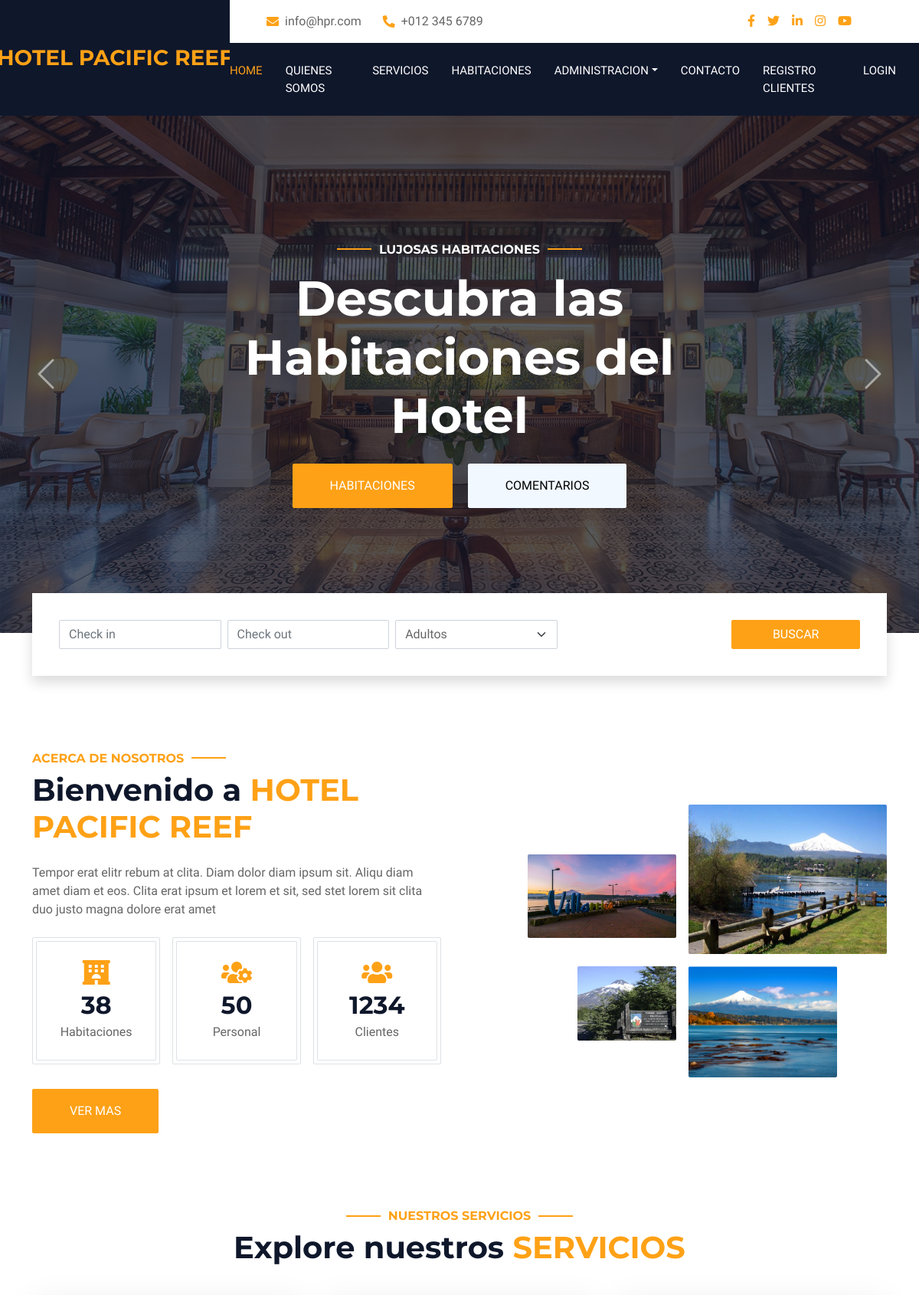
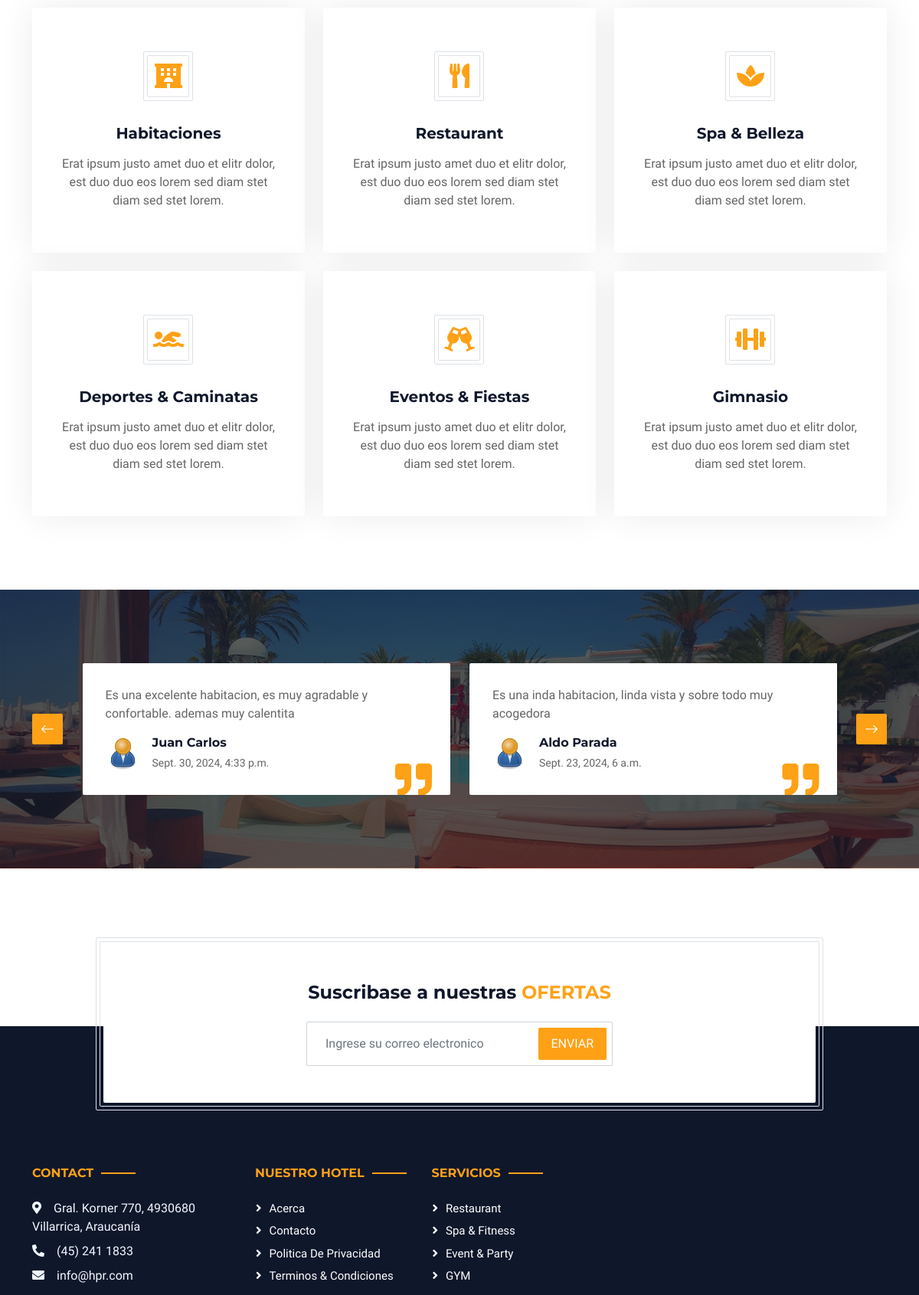
The page / (upper part) on the database its author committed (2 pictures, top to bottom).
### web/models.py (models this page shows)
class Comentario(models.Model):
    id_comen = models.AutoField(primary_key=True)
    id_h = models.ForeignKey(Habitacion, models.DO_NOTHING, db_column='id_h' )
    fecha_creacion = models.DateTimeField()
    nombre=models.CharField(max_length=45 )
    correo = models.CharField(max_length=120 )
    comentario = models.CharField(max_length=220 )
    class Meta:
        db_table = 'comentario'

### web/views.py (the view)
# urls.py: path('', inicio,name='INICIO'),
def inicio(request):
    request.session["datos"]=""
    x={}
    comentarios=Comentario.objects.all()
    mensaje={'comentarios':comentarios}
    return render(request,"index.html",mensaje)

### web/templates/index.html (shortened to what this page needs)
{% extends "base.html" %}
{% load static %}
{% block contenido %}
        <div class="container-fluid booking pb-5 wow fadeIn" data-wow-delay="0.1s">
            <div class="container">
                <div class="bg-white shadow" style="padding: 35px;">
                    <div class="row g-2">
                        <div class="col-md-10">
                            <div class="row g-2">
                                <div class="col-md-3">
                                    <div class="date" id="date1" data-target-input="nearest">
                                        <input type="text" class="form-control datetimepicker-input"
                                            placeholder="Check in" data-target="#date1" data-toggle="datetimepicker" />
                                    </div>
                                </div>
                                <div class="col-md-3">
                                    <div class="date" id="date2" data-target-input="nearest">
                                        <input type="text" class="form-control datetimepicker-input" placeholder="Check out" data-target="#date2" data-toggle="datetimepicker"/>
                                    </div>
                                </div>
                                <div class="col-md-3">
                                    <select class="form-select">
                                        <option selected>Adultos {{valor}}</option>
                                    </select>
                                </div>
                            </div>
                        </div>
                        <div class="col-md-2">
                            <button class="btn btn-primary w-100">Buscar</button>
                        </div>
                    </div>
                </div>
            </div>
        </div>
        <div class="container-xxl py-5">
            <div class="container">
                <div class="row g-5 align-items-center">
                    <div class="col-lg-6">
                        <h6 class="section-title text-start text-primary text-uppercase">Acerca de Nosotros</h6>
                        <h1 class="mb-4">Bienvenido a  <span class="text-primary text-uppercase">Hotel Pacific Reef</span></h1>
                        <p class="mb-4">Tempor erat elitr rebum at clita. Diam dolor diam ipsum sit. Aliqu diam amet diam et eos. Clita erat ipsum et lorem et sit, sed stet lorem sit clita duo justo magna dolore erat amet</p>
                        <div class="row g-3 pb-4">
                            <div class="col-sm-4 wow fadeIn" data-wow-delay="0.1s">
                                <div class="border rounded p-1">
                                    <div class="border rounded text-center p-4">
                                        <i class="fa fa-hotel fa-2x text-primary mb-2"></i>
                                        <h2 class="mb-1" data-toggle="counter-up">38</h2>
                                        <p class="mb-0">Habitaciones</p>
                                    </div>
                                </div>
                            </div>
                            <div class="col-sm-4 wow fadeIn" data-wow-delay="0.3s">
                                <div class="border rounded p-1">
                                    <div class="border rounded text-center p-4">
                                        <i class="fa fa-users-cog fa-2x text-primary mb-2"></i>
                                        <h2 class="mb-1" data-toggle="counter-up">50</h2>
                                        <p class="mb-0">Personal</p>
                                    </div>
                                </div>
                            </div>
                            <div class="col-sm-4 wow fadeIn" data-wow-delay="0.5s">
                                <div class="border rounded p-1">
                                    <div class="border rounded text-center p-4">
                                        <i class="fa fa-users fa-2x text-primary mb-2"></i>
                                        <h2 class="mb-1" data-toggle="counter-up">1234</h2>
                                        <p class="mb-0">Clientes</p>
                                    </div>
                                </div>
                            </div>
                        </div>
                        <a class="btn btn-primary py-3 px-5 mt-2" href="">Ver Mas</a>
                    </div>
                    <div class="col-lg-6">
                        <div class="row g-3">
                            <div class="col-6 text-end">
                                <img class="img-fluid rounded w-75 wow zoomIn" data-wow-delay="0.1s" src="{% static 'img/v1.jpg' %}" style="margin-top: 25%;">
                            </div>
                            <div class="col-6 text-start">
                                <img class="img-fluid rounded w-100 wow zoomIn" data-wow-delay="0.3s" src="{% static 'img/v2.jpg' %}">
                            </div>
                            <div class="col-6 text-end">
                                <img class="img-fluid rounded w-50 wow zoomIn" data-wow-delay="0.5s" src="{% static 'img/v3.jpg' %}">
                            </div>
                            <div class="col-6 text-start">
                                <img class="img-fluid rounded w-75 wow zoomIn" data-wow-delay="0.7s" src="{% static 'img/v4.jpg' %}">
                            </div>
                        </div>
                    </div>
                </div>
            </div>
        </div>
        <div class="container-xxl py-5">
            <div class="container">
                <div class="text-center wow fadeInUp" data-wow-delay="0.1s">
                    <h6 class="section-title text-center text-primary text-uppercase">Nuestros Servicios</h6>
                    <h1 class="mb-5">Explore nuestros <span class="text-primary text-uppercase">Servicios</span></h1>
                </div>
                <div class="row g-4">
                    <div class="col-lg-4 col-md-6 wow fadeInUp" data-wow-delay="0.1s">
                        <a class="service-item rounded" href="">
                            <div class="service-icon bg-transparent border rounded p-1">
                                <div class="w-100 h-100 border rounded d-flex align-items-center justify-content-center">
                                    <i class="fa fa-hotel fa-2x text-primary"></i>
                                </div>
                            </div>
                            <h5 class="mb-3">Habitaciones</h5>
                            <p class="text-body mb-0">Erat ipsum justo amet duo et elitr dolor, est duo duo eos lorem sed diam stet diam sed stet lorem.</p>
                        </a>
                    </div>
                    <div class="col-lg-4 col-md-6 wow fadeInUp" data-wow-delay="0.2s">
                        <a class="service-item rounded" href="">
                            <div class="service-icon bg-transparent border rounded p-1">
                                <div class="w-100 h-100 border rounded d-flex align-items-center justify-content-center">
                                    <i class="fa fa-utensils fa-2x text-primary"></i>
                                </div>
                            </div>
                            <h5 class="mb-3">Restaurant</h5>
                            <p class="text-body mb-0">Erat ipsum justo amet duo et elitr dolor, est duo duo eos lorem sed diam stet diam sed stet lorem.</p>
                        </a>
                    </div>
                    <div class="col-lg-4 col-md-6 wow fadeInUp" data-wow-delay="0.3s">
                        <a class="service-item rounded" href="">
                            <div class="service-icon bg-transparent border rounded p-1">
                                <div class="w-100 h-100 border rounded d-flex align-items-center justify-content-center">
                                    <i class="fa fa-spa fa-2x text-primary"></i>
                                </div>
                            </div>
                            <h5 class="mb-3">Spa & Belleza</h5>
                            <p class="text-body mb-0">Erat ipsum justo amet duo et elitr dolor, est duo duo eos lorem sed diam stet diam sed stet lorem.</p>
                        </a>
                    </div>
                    <div class="col-lg-4 col-md-6 wow fadeInUp" data-wow-delay="0.4s">
                        <a class="service-item rounded" href="">
                            <div class="service-icon bg-transparent border rounded p-1">
                                <div class="w-100 h-100 border rounded d-flex align-items-center justify-content-center">
                                    <i class="fa fa-swimmer fa-2x text-primary"></i>
                                </div>
                            </div>
                            <h5 class="mb-3">Deportes & Caminatas</h5>
                            <p class="text-body mb-0">Erat ipsum justo amet duo et elitr dolor, est duo duo eos lorem sed diam stet diam sed stet lorem.</p>
                        </a>
                    </div>
                    <div class="col-lg-4 col-md-6 wow fadeInUp" data-wow-delay="0.5s">
                        <a class="service-item rounded" href="">
                            <div class="service-icon bg-transparent border rounded p-1">
                                <div class="w-100 h-100 border rounded d-flex align-items-center justify-content-center">
                                    <i class="fa fa-glass-cheers fa-2x text-primary"></i>
                                </div>
                            </div>
                            <h5 class="mb-3">Eventos & Fiestas</h5>
                            <p class="text-body mb-0">Erat ipsum justo amet duo et elitr dolor, est duo duo eos lorem sed diam stet diam sed stet lorem.</p>
                        </a>
                    </div>
                    <div class="col-lg-4 col-md-6 wow fadeInUp" data-wow-delay="0.6s">
                        <a class="service-item rounded" href="">
                            <div class="service-icon bg-transparent border rounded p-1">
                                <div class="w-100 h-100 border rounded d-flex align-items-center justify-content-center">
                                    <i class="fa fa-dumbbell fa-2x text-primary"></i>
                                </div>
                            </div>
                            <h5 class="mb-3">Gimnasio</h5>
                            <p class="text-body mb-0">Erat ipsum justo amet duo et elitr dolor, est duo duo eos lorem sed diam stet diam sed stet lorem.</p>
                        </a>
                    </div>
                </div>
            </div>
        </div>
        <div class="container-xxl testimonial mt-5 py-5 bg-dark wow zoomIn" data-wow-delay="0.1s" style="margin-bottom: 90px;">
            <div class="container">
                <div class="owl-carousel testimonial-carousel py-5">
                    {% for com in comentarios %}
                    <div class="testimonial-item position-relative bg-white rounded overflow-hidden">
                        <p> {{com.comentario}} </p>
                        <div class="d-flex align-items-center">
                            <img class="img-fluid flex-shrink-0 rounded" src="{% static 'img/user.png' %}" style="width: 45px; height: 45px;">
                            <div class="ps-3">
                                <h6 class="fw-bold mb-1">{{com.nombre}}</h6>
                                <small> {{com.fecha_creacion}}</small>
                            </div>
                        </div>
                        <i class="fa fa-quote-right fa-3x text-primary position-absolute end-0 bottom-0 me-4 mb-n1"></i>
                    </div>
                    {% endfor %}
                </div>
            </div>
        </div>
        <div class="container newsletter mt-5 wow fadeIn" data-wow-delay="0.1s">
            <div class="row justify-content-center">
                <div class="col-lg-10 border rounded p-1">
                    <div class="border rounded text-center p-1">
                        <div class="bg-white rounded text-center p-5">
                            <h4 class="mb-4">Suscribase a nuestras <span class="text-primary text-uppercase">ofertas</span></h4>
                            <div class="position-relative mx-auto" style="max-width: 400px;">
                                <input class="form-control w-100 py-3 ps-4 pe-5" type="text" placeholder="Ingrese su correo electronico">
                                <button type="button" class="btn btn-primary py-2 px-3 position-absolute top-0 end-0 mt-2 me-2">Enviar</button>
                            </div>
                        </div>
                    </div>
                </div>
            </div>
        </div>
{% endblock contenido %}

### web/static/css/style.css (style rules this page uses)
:root { --primary: #FEA116; --light: #F1F8FF; --dark: #0F172B; }
.btn { font-weight: 500; text-transform: uppercase; transition: .5s; }
.btn.btn-primary, .btn.btn-secondary { color: #FFFFFF; }
.booking { position: relative; margin-top: -100px !important; z-index: 1; }
.section-title { position: relative; display: inline-block; }
.section-title::before { position: absolute; content: ""; width: 45px; height: 2px; top: 50%; left: -55px; margin-top: -1px; background: var(--primary); }
.section-title::after { position: absolute; content: ""; width: 45px; height: 2px; top: 50%; right: -55px; margin-top: -1px; background: var(--primary); }
.section-title.text-start::before, .section-title.text-end::after { display: none; }
.service-item { height: 320px; padding: 30px; display: flex; flex-direction: column; justify-content: center; text-align: center; background: #FFFFFF; box-shadow: 0 0 45px rgba(0, 0, 0, .08); transition: .5s; }
.service-item .service-icon { margin: 0 auto 30px auto; width: 65px; height: 65px; transition: .5s; }
.service-item i, .service-item h5, .service-item p { transition: .5s; }
.testimonial { background: linear-gradient(rgba(15, 23, 43, .7), rgba(15, 23, 43, .7)), url(../img/carousel-2.jpg); background-position: center center; background-repeat: no-repeat; background-size: cover; }
.testimonial-carousel { padding-left: 65px; padding-right: 65px; }
.testimonial-carousel .testimonial-item { padding: 30px; }
.newsletter { position: relative; z-index: 1; }

### rows shown on the page
Comentario: comentario "Es una excelente habitacion, es muy agradable y confortable. ademas muy calentita", nombre "Juan Carlos", fecha_creacion "Sept. 30, 2024, 4:33 p.m."
Comentario: comentario "Es una inda habitacion, linda vista y sobre todo muy acogedora", nombre "Aldo Parada", fecha_creacion "Sept. 23, 2024, 6 a.m."
